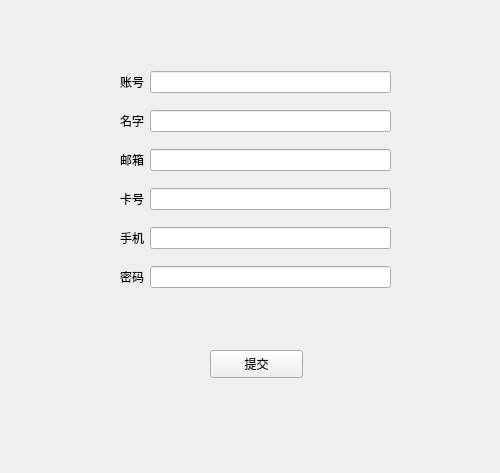
<?xml version="1.0" encoding="UTF-8"?>
<ui version="4.0">
 <class>Form</class>
 <widget class="QWidget" name="Form">
  <property name="geometry">
   <rect>
    <x>0</x>
    <y>0</y>
    <width>500</width>
    <height>473</height>
   </rect>
  </property>
  <property name="windowTitle">
   <string>Form</string>
  </property>
  <widget class="QPushButton" name="submit">
   <property name="geometry">
    <rect>
     <x>210</x>
     <y>350</y>
     <width>93</width>
     <height>28</height>
    </rect>
   </property>
   <property name="text">
    <string>提交</string>
   </property>
  </widget>
  <widget class="QWidget" name="layoutWidget">
   <property name="geometry">
    <rect>
     <x>120</x>
     <y>60</y>
     <width>271</width>
     <height>241</height>
    </rect>
   </property>
   <layout class="QGridLayout" name="gridLayout">
    <item row="0" column="0">
     <widget class="QLabel" name="account">
      <property name="text">
       <string>账号</string>
      </property>
     </widget>
    </item>
    <item row="0" column="1">
     <widget class="QLineEdit" name="accountEdit"/>
    </item>
    <item row="1" column="0">
     <widget class="QLabel" name="name">
      <property name="text">
       <string>名字</string>
      </property>
     </widget>
    </item>
    <item row="1" column="1">
     <widget class="QLineEdit" name="nameEdit"/>
    </item>
    <item row="2" column="0">
     <widget class="QLabel" name="email">
      <property name="text">
       <string>邮箱</string>
      </property>
     </widget>
    </item>
    <item row="2" column="1">
     <widget class="QLineEdit" name="emailEdit"/>
    </item>
    <item row="3" column="0">
     <widget class="QLabel" name="cardId">
      <property name="text">
       <string>卡号</string>
      </property>
     </widget>
    </item>
    <item row="3" column="1">
     <widget class="QLineEdit" name="cardNumEdit"/>
    </item>
    <item row="4" column="0">
     <widget class="QLabel" name="phone">
      <property name="text">
       <string>手机</string>
      </property>
     </widget>
    </item>
    <item row="4" column="1">
     <widget class="QLineEdit" name="phoneEdit"/>
    </item>
    <item row="5" column="0">
     <widget class="QLabel" name="password">
      <property name="text">
       <string>密码</string>
      </property>
     </widget>
    </item>
    <item row="5" column="1">
     <widget class="QLineEdit" name="passwordEdit"/>
    </item>
   </layout>
  </widget>
 </widget>
 <resources/>
 <connections/>
</ui>
